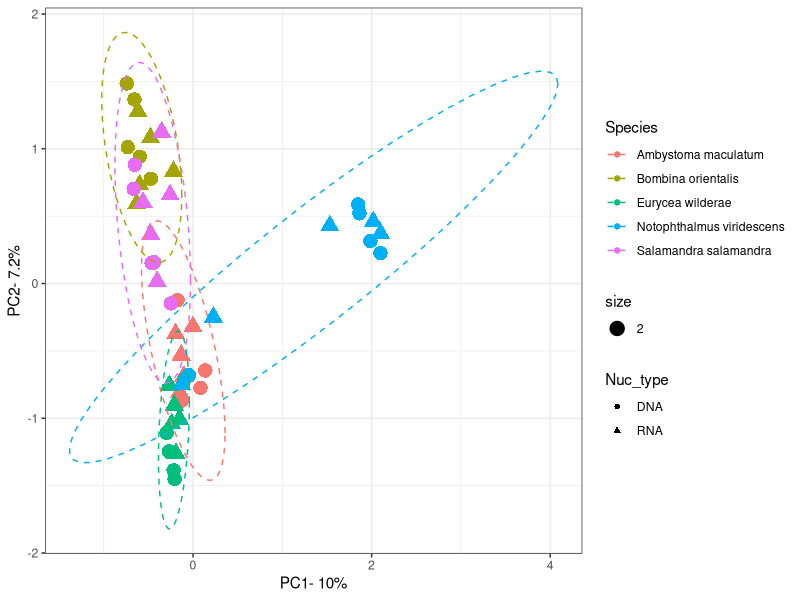
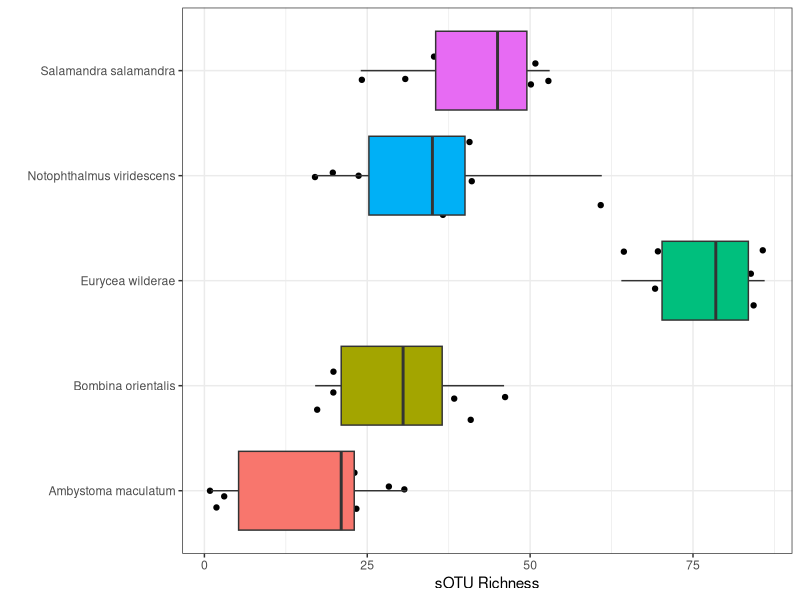
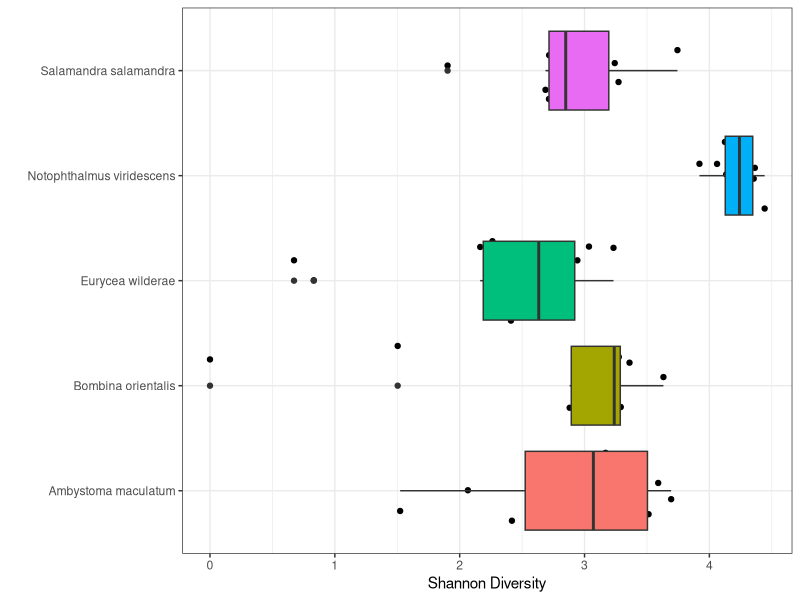

Generate these figures, in order, with R:
#' ----------------------------------------------
#' 
#' Andrew Miller-Klugman
#' Lab animal Microbiome Analysis 
#' 
#' ----------------------------------------------

library(vegan)
library(ggplot2)
library(tidyr)
library(dplyr)
library(tidyverse)
set.seed(1234)

# load in the asv table from the cluster analysis 
asv_table1 <- read.delim("Lab_animal_data/data/asv_table.txt", header=T)
meta1<-read.delim("Lab_animal_data/data/endospore_map.txt", header=T)
meta2<-read.delim("Lab_animal_data/data/endospore_map_run2.txt", header=T)
meta3<-read.delim("Lab_animal_data/data/endospore_map_run3.txt", header=T)
asv_table2 <- read.delim("Lab_animal_data/data/asv_table2.txt", header=T)
asv_table3 <- read.delim("Lab_animal_data/data/asv_table3.txt", header=T)

# function used to Merge all asv tables together 
MyMerge <- function(x, y){
  df <- merge(x, y, by= "X.OTU.ID", all.x= TRUE, all.y= TRUE)
  return(df)
}
asv_table <- Reduce(MyMerge, list(asv_table1, asv_table2, asv_table3))

# fix formatting of asv table
asv_table <- column_to_rownames(asv_table, var ="X.OTU.ID")
asv_table <- replace(asv_table, is.na(asv_table), 0)

# merge all metadata together
meta <- bind_rows(meta1, meta2, meta3) |>
  distinct()


#look at sequencing depth
colSums(asv_table)

#rarefy data 
nut_rare<-rrarefy(t(asv_table), sample=107)
# loss of 3 samples 

#calculate PCoA based on BC similarity
ko_pcoa<-capscale(nut_rare  ~ 1, distance='bray')

#pull out x/y coordinates
ko.scores<-scores(ko_pcoa)

#grab only sample coordinates, write to data frame
ko.coords<-as.data.frame(ko.scores$sites)

#create sample names as a column
ko.coords$SampleID<-row.names(ko.coords)

#map back meta data
ko.coords<-merge(ko.coords, meta, by.x='SampleID', by.y='SampleID')

#calculate percent variation explained for first two axis
100*round(ko_pcoa$CA$eig[1]/sum(ko_pcoa$CA$eig), 3)
#10
100*round(ko_pcoa$CA$eig[2]/sum(ko_pcoa$CA$eig), 3)
#7.2

#plot PCoA
ggplot(ko.coords, aes(MDS1, MDS2, color=Species))+
  geom_point(aes(size=2, shape = Nuc_type))+
  #geom_text()+
  theme_bw()+
  guides(alpha = "none")+
  xlab("PC1- 10%")+
  ylab("PC2- 7.2%") +
  stat_ellipse(aes(group = Species), type = "norm", level = 0.95, linetype = "dashed")


#### OTU Richness ####

#CALCULATE RICHNESS & add metadata & statistics
larv.alph<-as.data.frame(specnumber(rrarefy(t(asv_table), sample=107)))
larv.alph$SampleID<-row.names(larv.alph)
larv.alph<-merge(larv.alph, meta, by='SampleID')
larv.alph$Richness<-as.numeric(larv.alph$`specnumber(rrarefy(t(asv_table), sample = 107))`)
t.test(larv.alph$Richness, larv.alph$Type2)
# t = 12.147, df = 49, p-value < 2.2e-16

larv.alpha2<-as.data.frame(vegan::diversity(rrarefy(t(asv_table), sample=107), index = 'shannon'))
names(larv.alpha2)<-"Shannon"
larv.alph<-cbind(larv.alph, larv.alpha2)

t.test(larv.alph$Shannon, larv.alph$Type2)
# t = 21.537, df = 49, p-value < 2.2e-16

#plot richness
ggplot(larv.alph, aes(Species, Richness, fill=Species))+
  geom_jitter()+
  geom_boxplot()+
  theme_bw()+
  xlab("")+
  theme(legend.position = "none")+
  coord_flip()+
  ylab("sOTU Richness")
  #scale_fill_manual(values = c('#f58231', '#4363d8'))

# plot Shannon Diversity
ggplot(larv.alph, aes(Species, Shannon, fill=Species))+
  geom_jitter()+
  geom_boxplot()+
  theme_bw()+
  theme(legend.position = "none")+
  xlab("")+
  coord_flip()+
  ylab("Shannon Diversity")
  #scale_fill_manual(values = c('#f58231', '#4363d8'))








